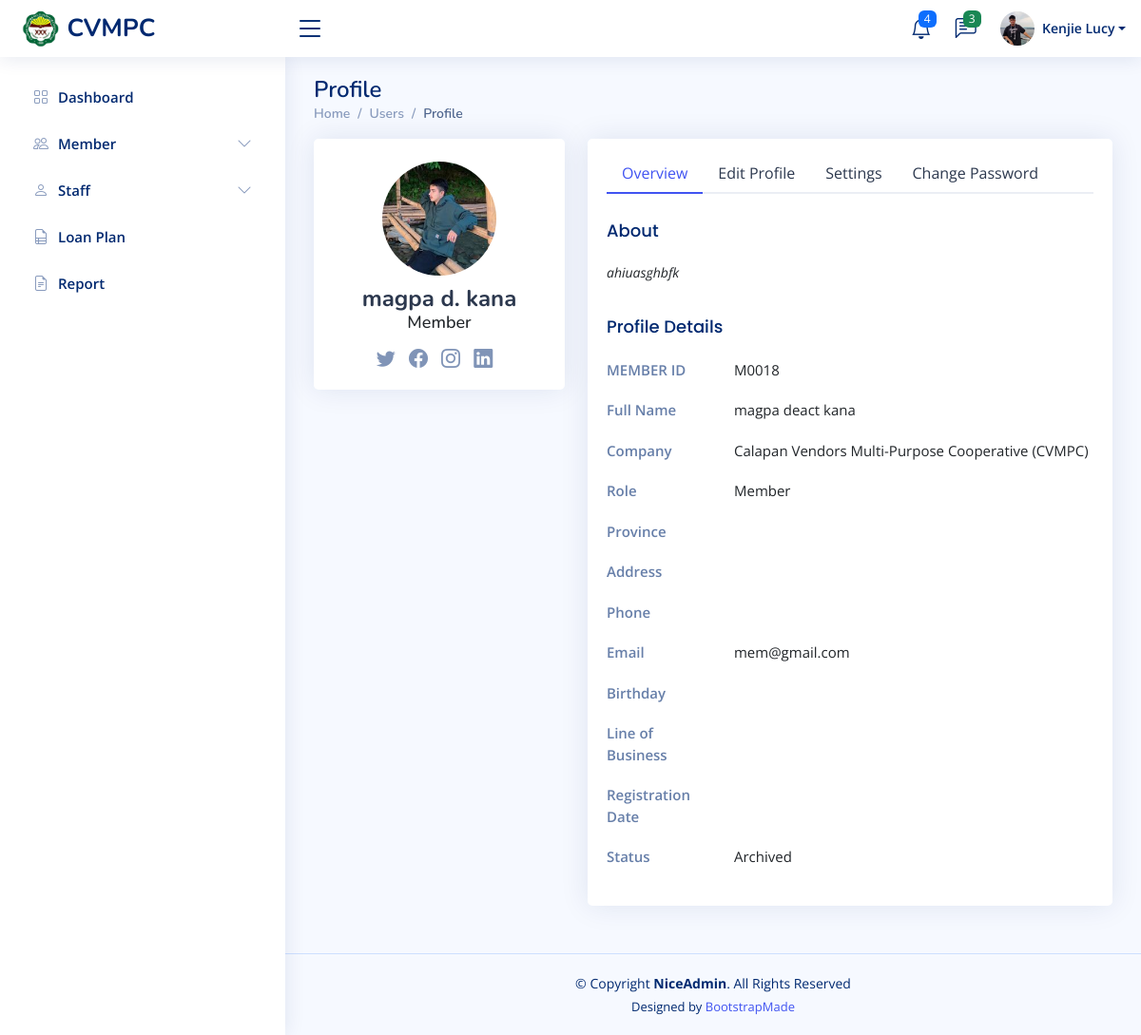
Screenshot of /admin/member-profile.php?member_id=18 (signed in) with the database file from the repository.
### tables this page shows
CREATE TABLE `user_credentials` (
  `uc_id` int(11) NOT NULL,
  `password` varchar(255) DEFAULT NULL,
  `role` varchar(45) DEFAULT NULL,
  `address_id` int(11) DEFAULT NULL,
  `us_id` int(11) DEFAULT NULL,
  `email` varchar(45) NOT NULL,
  `pp` varchar(255) NOT NULL DEFAULT 'default-pp.png'
);

CREATE TABLE `member` (
  `member_id` int(11) NOT NULL,
  `uc_id` int(11) NOT NULL,
  `first_name` varchar(45) DEFAULT NULL,
  `middle_name` varchar(45) DEFAULT NULL,
  `last_name` varchar(45) DEFAULT NULL,
  `phone_number` varchar(45) DEFAULT NULL,
  `date_of_birth` date DEFAULT NULL,
  `registration_date` date DEFAULT NULL,
  `is_active` tinyint(1) DEFAULT NULL,
  `status` enum('Active','Inactive','Deactivated','Archived') NOT NULL,
  `line_of_business` varchar(45) DEFAULT NULL,
  `about_me` varchar(255) DEFAULT NULL
);

### admin/member-profile.php (the view, shortened to what this page needs)
<?php
require '../includes/function.php';
if (!isset($_SESSION['id'])) {
    header("Location: ../login.php");
    exit;
} else {
    $member_id = $_GET['member_id'];
    try {
        $stmt = $pdo->prepare("
            SELECT
                uc.email, uc.role, phone_number, member_id, about_me, sitio,
                barangay, city, first_name, middle_name, last_name, province,
                CONCAT(first_name, ' ', middle_name, ' ', last_name) AS fullname,
                CONCAT( first_name, ' ', CASE WHEN middle_name IS NOT NULL AND middle_name <> ''
                THEN CONCAT(LEFT(middle_name, 1), '. ') ELSE '' END, last_name ) AS formatted_name,
                facebook_link, twitter_link, instagram_link, linkedin_link,
                date_of_birth, registration_date, status, line_of_business
            FROM user_credentials uc
            RIGHT JOIN member a ON uc.uc_id = a.uc_id
            left join user_socials us ON uc.us_id = us.us_id
            LEFT JOIN address ad on ad.address_id = uc.address_id
            WHERE member_id = :member_id;
        ");
        $stmt->execute(['member_id' => $member_id]);
        $user = $stmt->fetch();
        if ($user) {
            $id = $user['member_id'];
            $fullname = $user['fullname'];
            $formatted_name = $user['formatted_name'];
            $role = $user['role'];
            $email = $user['email'];
            $phone_number = $user['phone_number'];
            $date_of_birth = $user['date_of_birth'];
            $registration_date = $user['registration_date'];
            $status = $user['status'];
            $line_of_business = $user['line_of_business'];
            $about_me = $user['about_me'];
            $province = $user['province'];
            $address = '';
            $fb_link = $user['facebook_link'];
            $tw_link = $user['twitter_link'];
            $ig_link = $user['instagram_link'];
            $li_link = $user['linkedin_link'];
        }
    } catch (PDOException $e) {
        echo $e;
    }
}
?>
<!DOCTYPE html>
<html lang="en">
<?php require '../includes/head.php' ?>
<body>
    <?php require '../includes/header.php' ?>
    <?php require '../includes/navbar.php' ?>
    <main id="main" class="main">
        <div class="pagetitle">
            <h1>Profile</h1>
            <nav>
                <ol class="breadcrumb">
                    <li class="breadcrumb-item"><a href="index.php
          ">Home</a></li>
                    <li class="breadcrumb-item">Users</li>
                    <li class="breadcrumb-item active">Profile</li>
                </ol>
            </nav>
        </div>
        <section class="section profile">
            <div class="row">
                <div class="col-xl-4">
                    <div class="card">
                        <div class="card-body profile-card pt-4 d-flex flex-column align-items-center">
                            <img src="../member/img/profile.jpg" alt="Profile" class="rounded-circle">
                            <h2><?php echo $formatted_name ?></h2>
                            <h3><?php echo $role ?></h3>
                            <div class="social-links mt-2">
                                <a href="<?php echo $tw_link ?>" class="twitter"><i class="bi bi-twitter"></i></a>
                                <a href="<?php echo $fb_link ?>" class="facebook"><i class="bi bi-facebook"></i></a>
                                <a href="<?php echo $ig_link ?>" class="instagram"><i class="bi bi-instagram"></i></a>
                                <a href="<?php echo $li_link ?>" class="linkedin"><i class="bi bi-linkedin"></i></a>
                            </div>
                        </div>
                    </div>
                </div>
                <div class="col-xl-8">
                    <div class="card">
                        <div class="card-body pt-3">
                            <ul class="nav nav-tabs nav-tabs-bordered">
                                <li class="nav-item">
                                    <button class="nav-link active" data-bs-toggle="tab" data-bs-target="#profile-overview">Overview</button>
                                </li>
                                <li class="nav-item">
                                    <button class="nav-link" data-bs-toggle="tab" data-bs-target="#profile-edit">Edit Profile</button>
                                </li>
                                <li class="nav-item">
                                    <button class="nav-link" data-bs-toggle="tab" data-bs-target="#profile-settings">Settings</button>
                                </li>
                                <li class="nav-item">
                                    <button class="nav-link" data-bs-toggle="tab" data-bs-target="#profile-change-password">Change Password</button>
                                </li>
                            </ul>
                            <div class="tab-content pt-2">
                                <div class="tab-pane fade show active profile-overview" id="profile-overview">
                                    <h5 class="card-title">About</h5>
                                    <p class="small fst-italic"><?php echo $about_me ?></p>
                                    <h5 class="card-title">Profile Details</h5>
                                    <div class="row">
                                        <div class="col-lg-3 col-md-4 label ">MEMBER ID</div>
                                        <div class="col-lg-9 col-md-8"><?php echo "M" . str_pad($id, 4, "0", STR_PAD_LEFT); ?></div>
                                    </div>
                                    <div class="row">
                                        <div class="col-lg-3 col-md-4 label ">Full Name</div>
                                        <div class="col-lg-9 col-md-8"><?php echo $fullname ?></div>
                                    </div>
                                    <div class="row">
                                        <div class="col-lg-3 col-md-4 label">Company</div>
                                        <div class="col-lg-9 col-md-8">Calapan Vendors Multi-Purpose Cooperative (CVMPC)</div>
                                    </div>
                                    <div class="row">
                                        <div class="col-lg-3 col-md-4 label">Role</div>
                                        <div class="col-lg-9 col-md-8"><?php echo $role ?></div>
                                    </div>
                                    <div class="row">
                                        <div class="col-lg-3 col-md-4 label">Province</div>
                                        <div class="col-lg-9 col-md-8"><?php echo $province ?></div>
                                    </div>
                                    <div class="row">
                                        <div class="col-lg-3 col-md-4 label">Address</div>
                                        <div class="col-lg-9 col-md-8"><?php echo $address ?></div>
                                    </div>
                                    <div class="row">
                                        <div class="col-lg-3 col-md-4 label">Phone</div>
                                        <div class="col-lg-9 col-md-8"><?php echo $phone_number ?></div>
                                    </div>
                                    <div class="row">
                                        <div class="col-lg-3 col-md-4 label">Email</div>
                                        <div class="col-lg-9 col-md-8"><?php echo $email ?></div>
                                    </div>
                                    <div class="row">
                                        <div class="col-lg-3 col-md-4 label">Birthday</div>
                                        <div class="col-lg-9 col-md-8"><?php echo $date_of_birth ?></div>
                                    </div>
                                    <div class="row">
                                        <div class="col-lg-3 col-md-4 label">Line of Business</div>
                                        <div class="col-lg-9 col-md-8"><?php echo $line_of_business ?></div>
                                    </div>
                                    <div class="row">
                                        <div class="col-lg-3 col-md-4 label">Registration Date</div>
                                        <div class="col-lg-9 col-md-8"><?php echo $registration_date ?></div>
                                    </div>
                                    <div class="row">
                                        <div class="col-lg-3 col-md-4 label">Status</div>
                                        <div class="col-lg-9 col-md-8"><?php echo $status ?></div>
                                    </div>
                                </div>
                            </div>
                        </div>
                    </div>
                </div>
            </div>
        </section>
    </main>
    <?php require '../includes/footer.php' ?>
</body>
</html>

### assets/css/style.css (style rules this page uses)
:root { scroll-behavior: smooth; }
body { font-family: "Open Sans", sans-serif; background: #f6f9ff; color: #444444; }
a { color: #4154f1; text-decoration: none; }
h1, h2, h3, h4, h5, h6 { font-family: "Nunito", sans-serif; }
#main { margin-top: 60px; padding: 20px 30px; transition: all 0.3s; }
.pagetitle { margin-bottom: 10px; }
.pagetitle h1 { font-size: 24px; margin-bottom: 0; font-weight: 600; color: #012970; }
.card { margin-bottom: 30px; border: none; border-radius: 5px; box-shadow: 0px 0 30px rgba(1, 41, 112, 0.1); }
.card-title { padding: 20px 0 15px 0; font-size: 18px; font-weight: 500; color: #012970; font-family: "Poppins", sans-serif; }
.card-body { padding: 0 20px 20px 20px; }
.breadcrumb { font-size: 14px; font-family: "Nunito", sans-serif; color: #899bbd; font-weight: 600; }
.breadcrumb a { color: #899bbd; transition: 0.3s; }
.breadcrumb .breadcrumb-item::before { color: #899bbd; }
.breadcrumb .active { color: #51678f; font-weight: 600; }
.nav-tabs-bordered { border-bottom: 2px solid #ebeef4; }
.nav-tabs-bordered .nav-link { margin-bottom: -2px; border: none; color: #2c384e; }
.nav-tabs-bordered .nav-link.active { background-color: #fff; color: #4154f1; border-bottom: 2px solid #4154f1; }
@media (min-width: 1200px) { #main, #footer { margin-left: 300px; } }
.profile .profile-card img { max-width: 120px; }
.profile .profile-card h2 { font-size: 24px; font-weight: 700; color: #2c384e; margin: 10px 0 0 0; }
.profile .profile-card h3 { font-size: 18px; }
.profile .profile-card .social-links a { font-size: 20px; display: inline-block; color: rgba(1, 41, 112, 0.5); line-height: 0; margin-right: 10px; transition: 0.3s; }
.profile .profile-overview .row { margin-bottom: 20px; font-size: 15px; }
.profile .profile-overview .card-title { color: #012970; }
.profile .profile-overview .label { font-weight: 600; color: rgba(1, 41, 112, 0.6); }

### rows the page displays
user_credentials: role "Member", member.about_me "ahiuasghbfk", member.member_id "0018", email "mem@gmail.com", member.status "Archived"

### other values shown
$header_formatted_name "Kenjie Lucy"
$formatted_name "magpa d. kana"
$fullname "magpa deact kana"
